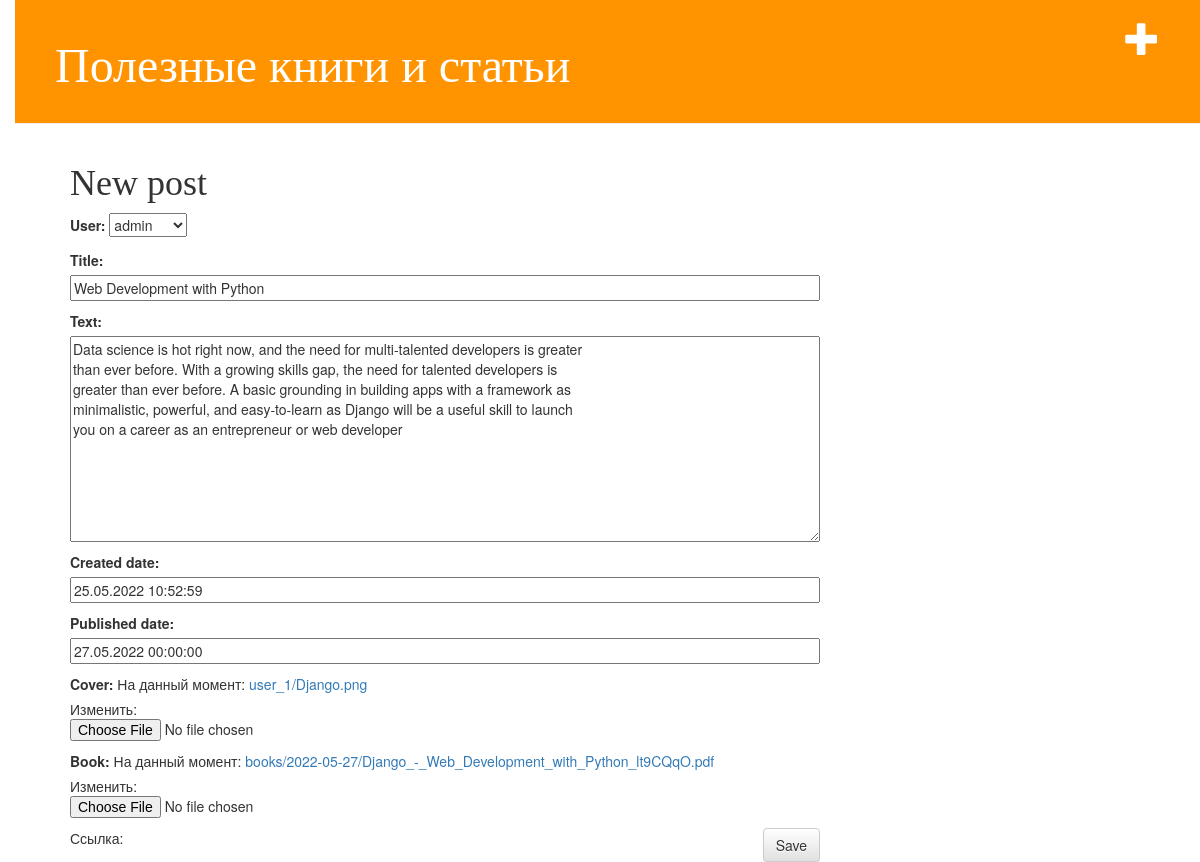
The app's page /post/1/edit/ with its own data.
### articl/models.py (models this page shows, shortened)
class Post(models.Model):
    user = models.ForeignKey(to=User, null=True,on_delete=models.CASCADE)
    title = models.CharField(max_length=200)
    text = models.TextField()
    created_date = models.DateTimeField(default=timezone.now)
    published_date = models.DateTimeField(blank=True, null=True)
    cover = models.ImageField(upload_to=user_directory_path)#cover - картинка;
    book = models.FileField(upload_to='books/%Y-%m-%d/')# cover - картинка;

### articl/views.py (the view)
# urls.py: path('post/<int:pk>/edit/', views.post_edit, name='post_edit'),
def post_edit(request, pk):
    post = get_object_or_404(Post, pk=pk)
    if request.method == "POST":
        form = PostForm(request.POST, request.FILES, instance=post)
        if form.is_valid():
            post = form.save(commit=False)
            post.author = request.user
            post.save()
            return redirect('post_detail', pk=post.pk)
    else:
        form = PostForm(instance=post)
    return render(request, 'articl/post_edit.html', {'form': form})

### articl/forms.py
class PostForm(forms.ModelForm):
    class Meta:
        model = Post
        fields ='__all__'

### templates/articl/post_edit.html (shortened to what this page needs)
{% extends 'articl/base.html' %}
{% block content %}
    <h1>New post</h1>
    <form method="POST" class="post-form" enctype="multipart/form-data">{% csrf_token %}
        {{ form.as_p }}
        <button type="submit" class="save btn btn-default">Save</button>
    <p>Ссылка: <a href="{{ file_url }}">{{ file_url }}</a></p>
    </form>
{% endblock %}

### articl/static/css/articl.css (style rules this page uses)
body { padding-left: 15px; }
h1, h2, h3, h4 { font-family: 'Lobster', cursive; }
.save { float: right; }
.post-form textarea, .post-form input { width: 100%; }

### records on screen
Post: user "admin", title "Web Development with Python", text "Data science is hot right now, and the need for multi-talented developers is greater than ever before. With a growing skills gap, the need for talented developers is greater than ever before. A basic grounding in building apps with a framework as minimalistic, powerful, and easy-to-learn as Django will be a useful skill to launch you on a career as an entrepreneur or web developer", created_date "25.05.2022 10:52:59", published_date "27.05.2022 00:00:00"
